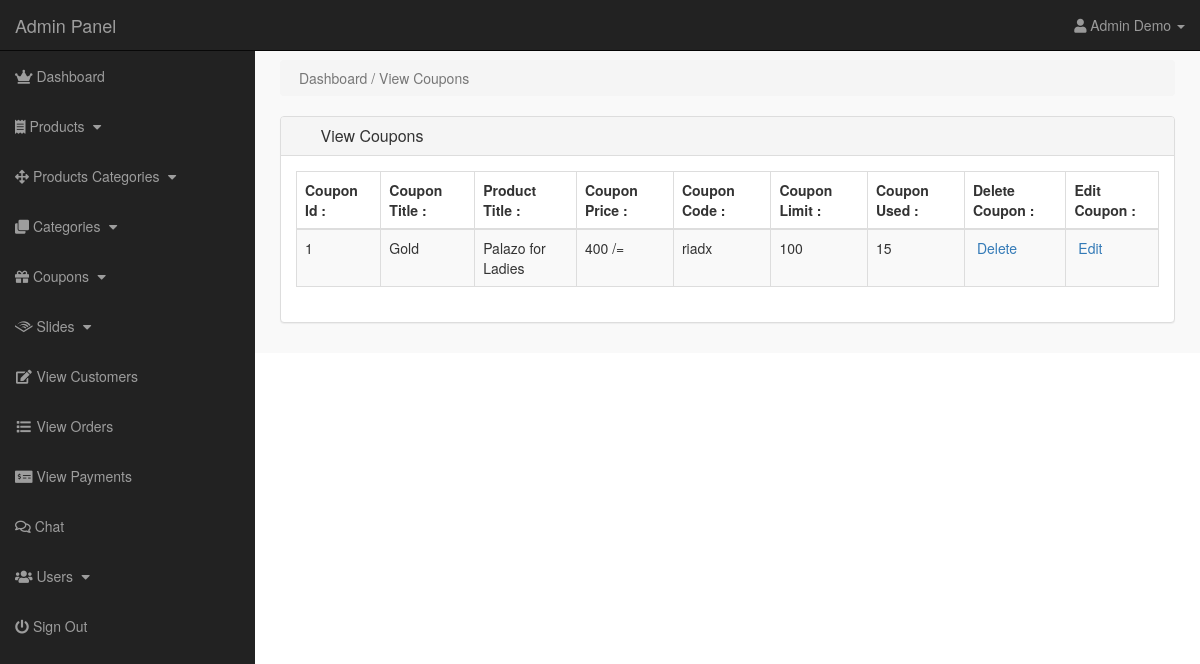
Before: /admin/index.php?view_coupons (signed in) with the older database file.
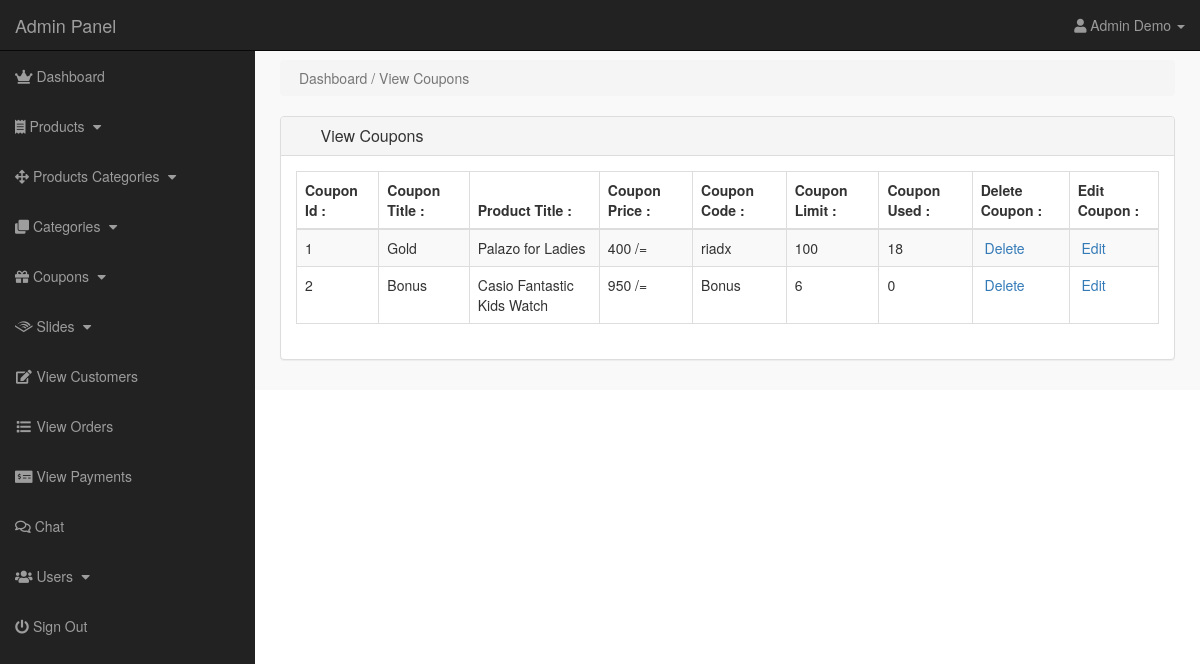
After: the same page with the newer database file.
### tables this page shows
CREATE TABLE `coupons` (
  `coupon_id` int(10) NOT NULL,
  `product_id` int(10) NOT NULL,
  `coupon_title` varchar(255) NOT NULL,
  `coupon_price` varchar(255) NOT NULL,
  `coupon_code` varchar(255) NOT NULL,
  `coupon_limit` int(100) NOT NULL,
  `coupon_used` int(100) NOT NULL
);

CREATE TABLE `products` (
  `product_id` int(11) NOT NULL,
  `p_cat_id` int(11) NOT NULL,
  `cat_id` int(11) NOT NULL,
  `date` timestamp NOT NULL DEFAULT CURRENT_TIMESTAMP ON UPDATE CURRENT_TIMESTAMP,
  `product_title` text NOT NULL,
  `product_img1` text NOT NULL,
  `product_img2` text NOT NULL,
  `product_img3` text NOT NULL,
  `product_price` int(11) NOT NULL,
  `product_desc` text NOT NULL,
  `product_keywords` text NOT NULL
);

### admin/view_coupons.php (the view)
<?php
if(!isset($_SESSION['admin_email'])){
echo "<script>window.open('login.php','_self')</script>";
}
else {
?>
    <div class="row">
        <div class="col-lg-12">
            <ol class="breadcrumb">
                <li class="active">
                    <i class="fa fa-dashboard"></i> Dashboard / View Coupons
                </li>
            </ol>
        </div>
    </div>
    <div class="row">
        <div class="col-lg-12">
            <div class="panel panel-default">
                <div class="panel-heading">
                    <h3 class="panel-title">
                        <i class="fa fa-money fa-fw"></i> View Coupons
                    </h3>
                </div>
                <div class="panel-body">
                    <div class="table-responsive">
                        <table class="table table-bordered table-hover table-striped">
                            <thead>
                                <tr>
                                    <th>Coupon Id : </th>
                                    <th>Coupon Title : </th>
                                    <th>Product Title : </th>
                                    <th>Coupon Price : </th>
                                    <th>Coupon Code : </th>
                                    <th>Coupon Limit : </th>
                                    <th>Coupon Used : </th>
                                    <th>Delete Coupon : </th>
                                    <th>Edit Coupon : </th>
                                </tr>
                            </thead>
                            <tbody>
                                <?php
$i = 0;
$get_coupons = "select * from coupons";
$run_coupons = mysqli_query($con,$get_coupons);
while($row_coupons = mysqli_fetch_array($run_coupons)){
$coupon_id = $row_coupons['coupon_id'];
$product_id = $row_coupons['product_id'];
$coupon_title = $row_coupons['coupon_title'];
$coupon_price = $row_coupons['coupon_price'];
$coupon_code = $row_coupons['coupon_code'];
$coupon_limit = $row_coupons['coupon_limit'];
$coupon_used = $row_coupons['coupon_used'];
$get_products = "select * from products where product_id='$product_id'";
$run_products = mysqli_query($con,$get_products);
$row_products = mysqli_fetch_array($run_products);
$product_title = $row_products['product_title'];
$i++;
?>
                                    <tr>
                                        <td>
                                            <?php echo $i; ?>
                                        </td>
                                        <td>
                                            <?php echo $coupon_title; ?>
                                        </td>
                                        <td>
                                            <?php echo $product_title; ?>
                                        </td>
                                        <td>
                                            <?php echo "$coupon_price /="; ?>
                                        </td>
                                        <td>
                                            <?php echo $coupon_code; ?>
                                        </td>
                                        <td>
                                            <?php echo $coupon_limit; ?>
                                        </td>
                                        <td>
                                            <?php echo $coupon_used; ?>
                                        </td>
                                        <td>
                                            <a href="index.php?delete_coupon=<?php echo $coupon_id; ?>">
<i class="fa fa-trash-o"></i> Delete
</a>
                                        </td>
                                        <td>
                                            <a href="index.php?edit_coupon=<?php echo $coupon_id; ?>">
<i class="fa fa-pencil"></i> Edit
</a>
                                        </td>
                                    </tr>
                                    <?php } ?>
                            </tbody>
                        </table>
                    </div>
                </div>
            </div>
        </div>
    </div>
    <?php } ?>

Changed rows visible on the page:
changed coupons "Gold": coupon_used "15" → "18"
added coupons: coupon_title "Bonus", product.product_title "Casio Fantastic Kids Watch", coupon_price "950", coupon_code "Bonus", coupon_limit "6", coupon_used "0"
